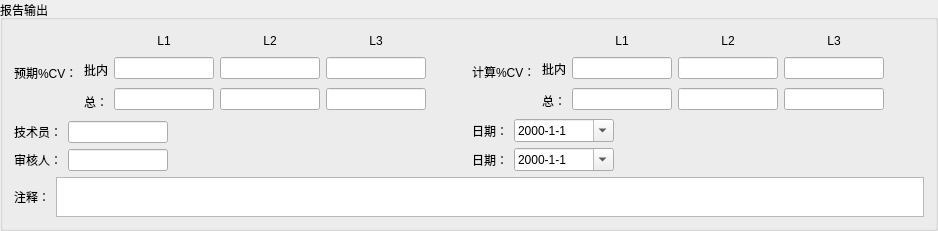
        <widget class="QGroupBox" name="groupBox_2">
         <property name="title">
          <string>报告输出</string>
         </property>
         <layout class="QVBoxLayout" name="verticalLayout_40">
          <item>
           <layout class="QHBoxLayout" name="horizontalLayout_29" stretch="0,3,0,3">
            <item>
             <layout class="QVBoxLayout" name="verticalLayout_39" stretch="0,1,1">
              <item>
               <layout class="QHBoxLayout" name="horizontalLayout_14">
                <item>
                 <widget class="QLabel" name="label_11">
                  <property name="sizePolicy">
                   <sizepolicy hsizetype="Preferred" vsizetype="Fixed">
                    <horstretch>0</horstretch>
                    <verstretch>0</verstretch>
                   </sizepolicy>
                  </property>
                  <property name="text">
                   <string>预期%CV：</string>
                  </property>
                 </widget>
                </item>
                <item>
                 <layout class="QVBoxLayout" name="verticalLayout_33" stretch="1,1,1">
                  <item>
                   <spacer name="verticalSpacer">
                    <property name="orientation">
                     <enum>Qt::Vertical</enum>
                    </property>
                    <property name="sizeType">
                     <enum>QSizePolicy::Expanding</enum>
                    </property>
                    <property name="sizeHint" stdset="0">
                     <size>
                      <width>20</width>
                      <height>40</height>
                     </size>
                    </property>
                   </spacer>
                  </item>
                  <item>
                   <widget class="QLabel" name="label_35">
                    <property name="sizePolicy">
                     <sizepolicy hsizetype="Fixed" vsizetype="Preferred">
                      <horstretch>0</horstretch>
                      <verstretch>0</verstretch>
                     </sizepolicy>
                    </property>
                    <property name="text">
                     <string>批内</string>
                    </property>
                   </widget>
                  </item>
                  <item>
                   <widget class="QLabel" name="label_37">
                    <property name="sizePolicy">
                     <sizepolicy hsizetype="Fixed" vsizetype="Preferred">
                      <horstretch>0</horstretch>
                      <verstretch>0</verstretch>
                     </sizepolicy>
                    </property>
                    <property name="text">
                     <string>总：</string>
                    </property>
                   </widget>
                  </item>
                 </layout>
                </item>
                <item>
                 <layout class="QVBoxLayout" name="verticalLayout_32">
                  <item>
                   <widget class="QLabel" name="ep5_Cv_Except_Label_L1">
                    <property name="sizePolicy">
                     <sizepolicy hsizetype="Preferred" vsizetype="Fixed">
                      <horstretch>0</horstretch>
                      <verstretch>0</verstretch>
                     </sizepolicy>
                    </property>
                    <property name="text">
                     <string>L1</string>
                    </property>
                    <property name="alignment">
                     <set>Qt::AlignCenter</set>
                    </property>
                   </widget>
                  </item>
                  <item>
                   <widget class="QLineEdit" name="ep5_Iner_Cv_Expect_L1">
                    <property name="sizePolicy">
                     <sizepolicy hsizetype="Fixed" vsizetype="Fixed">
                      <horstretch>0</horstretch>
                      <verstretch>0</verstretch>
                     </sizepolicy>
                    </property>
                    <property name="minimumSize">
                     <size>
                      <width>80</width>
                      <height>0</height>
                     </size>
                    </property>
                    <property name="maximumSize">
                     <size>
                      <width>100</width>
                      <height>16777215</height>
                     </size>
                    </property>
                   </widget>
                  </item>
                  <item>
                   <widget class="QLineEdit" name="ep5_Cv_Expect_L1">
                    <property name="sizePolicy">
                     <sizepolicy hsizetype="Expanding" vsizetype="Fixed">
                      <horstretch>0</horstretch>
                      <verstretch>0</verstretch>
                     </sizepolicy>
                    </property>
                    <property name="maximumSize">
                     <size>
                      <width>100</width>
                      <height>16777215</height>
                     </size>
                    </property>
                   </widget>
                  </item>
                 </layout>
                </item>
                <item>
                 <layout class="QVBoxLayout" name="verticalLayout_31">
                  <item>
                   <widget class="QLabel" name="ep5_Cv_Except_Label_L2">
                    <property name="sizePolicy">
                     <sizepolicy hsizetype="Preferred" vsizetype="Fixed">
                      <horstretch>0</horstretch>
                      <verstretch>0</verstretch>
                     </sizepolicy>
                    </property>
                    <property name="text">
                     <string>L2</string>
                    </property>
                    <property name="alignment">
                     <set>Qt::AlignCenter</set>
                    </property>
                   </widget>
                  </item>
                  <item>
                   <widget class="QLineEdit" name="ep5_Iner_Cv_Expect_L2">
                    <property name="sizePolicy">
                     <sizepolicy hsizetype="Fixed" vsizetype="Fixed">
                      <horstretch>0</horstretch>
                      <verstretch>0</verstretch>
                     </sizepolicy>
                    </property>
                    <property name="minimumSize">
                     <size>
                      <width>80</width>
                      <height>0</height>
                     </size>
                    </property>
                    <property name="maximumSize">
                     <size>
                      <width>100</width>
                      <height>16777215</height>
                     </size>
                    </property>
                   </widget>
                  </item>
                  <item>
                   <widget class="QLineEdit" name="ep5_Cv_Expect_L2">
                    <property name="maximumSize">
                     <size>
                      <width>100</width>
                      <height>16777215</height>
                     </size>
                    </property>
                   </widget>
                  </item>
                 </layout>
                </item>
                <item>
                 <layout class="QVBoxLayout" name="verticalLayout_30">
                  <item>
                   <widget class="QLabel" name="ep5_Cv_Except_Label_L3">
                    <property name="sizePolicy">
                     <sizepolicy hsizetype="Preferred" vsizetype="Fixed">
                      <horstretch>0</horstretch>
                      <verstretch>0</verstretch>
                     </sizepolicy>
                    </property>
                    <property name="text">
                     <string>L3</string>
                    </property>
                    <property name="alignment">
                     <set>Qt::AlignCenter</set>
                    </property>
                   </widget>
                  </item>
                  <item>
                   <widget class="QLineEdit" name="ep5_Iner_Cv_Expect_L3">
                    <property name="minimumSize">
                     <size>
                      <width>80</width>
                      <height>0</height>
                     </size>
                    </property>
                    <property name="maximumSize">
                     <size>
                      <width>100</width>
                      <height>16777215</height>
                     </size>
                    </property>
                    <property name="dragEnabled">
                     <bool>false</bool>
                    </property>
                   </widget>
                  </item>
                  <item>
                   <widget class="QLineEdit" name="ep5_Cv_Expect_L3">
                    <property name="maximumSize">
                     <size>
                      <width>100</width>
                      <height>16777215</height>
                     </size>
                    </property>
                   </widget>
                  </item>
                 </layout>
                </item>
               </layout>
              </item>
              <item>
               <layout class="QHBoxLayout" name="horizontalLayout_28" stretch="0,1,5">
                <item>
                 <widget class="QLabel" name="label_12">
                  <property name="sizePolicy">
                   <sizepolicy hsizetype="Fixed" vsizetype="Preferred">
                    <horstretch>0</horstretch>
                    <verstretch>0</verstretch>
                   </sizepolicy>
                  </property>
                  <property name="text">
                   <string>技术员：</string>
                  </property>
                 </widget>
                </item>
                <item>
                 <widget class="QLineEdit" name="ep5_Technicina">
                  <property name="sizePolicy">
                   <sizepolicy hsizetype="Fixed" vsizetype="Fixed">
                    <horstretch>0</horstretch>
                    <verstretch>0</verstretch>
                   </sizepolicy>
                  </property>
                  <property name="maximumSize">
                   <size>
                    <width>100</width>
                    <height>16777215</height>
                   </size>
                  </property>
                 </widget>
                </item>
                <item>
                 <spacer name="horizontalSpacer_19">
                  <property name="orientation">
                   <enum>Qt::Horizontal</enum>
                  </property>
                  <property name="sizeHint" stdset="0">
                   <size>
                    <width>40</width>
                    <height>20</height>
                   </size>
                  </property>
                 </spacer>
                </item>
               </layout>
              </item>
              <item>
               <layout class="QHBoxLayout" name="horizontalLayout_27" stretch="0,1,5">
                <item>
                 <widget class="QLabel" name="label_13">
                  <property name="sizePolicy">
                   <sizepolicy hsizetype="Fixed" vsizetype="Preferred">
                    <horstretch>0</horstretch>
                    <verstretch>0</verstretch>
                   </sizepolicy>
                  </property>
                  <property name="text">
                   <string>审核人：</string>
                  </property>
                 </widget>
                </item>
                <item>
                 <widget class="QLineEdit" name="ep5_Auditor">
                  <property name="sizePolicy">
                   <sizepolicy hsizetype="Fixed" vsizetype="Fixed">
                    <horstretch>0</horstretch>
                    <verstretch>0</verstretch>
                   </sizepolicy>
                  </property>
                  <property name="maximumSize">
                   <size>
                    <width>100</width>
                    <height>16777215</height>
                   </size>
                  </property>
                 </widget>
                </item>
                <item>
                 <spacer name="horizontalSpacer_25">
                  <property name="orientation">
                   <enum>Qt::Horizontal</enum>
                  </property>
                  <property name="sizeHint" stdset="0">
                   <size>
                    <width>40</width>
                    <height>20</height>
                   </size>
                  </property>
                 </spacer>
                </item>
               </layout>
              </item>
             </layout>
            </item>
            <item>
             <spacer name="horizontalSpacer_26">
              <property name="orientation">
               <enum>Qt::Horizontal</enum>
              </property>
              <property name="sizeHint" stdset="0">
               <size>
                <width>40</width>
                <height>20</height>
               </size>
              </property>
             </spacer>
            </item>
            <item>
             <layout class="QVBoxLayout" name="verticalLayout_38" stretch="0,1,1">
              <item>
               <layout class="QHBoxLayout" name="horizontalLayout_23">
                <item>
                 <widget class="QLabel" name="label_14">
                  <property name="sizePolicy">
                   <sizepolicy hsizetype="Preferred" vsizetype="Fixed">
                    <horstretch>0</horstretch>
                    <verstretch>0</verstretch>
                   </sizepolicy>
                  </property>
                  <property name="text">
                   <string>计算%CV：</string>
                  </property>
                 </widget>
                </item>
                <item>
                 <layout class="QVBoxLayout" name="verticalLayout_37" stretch="1,1,1">
                  <item>
                   <spacer name="verticalSpacer_2">
                    <property name="orientation">
                     <enum>Qt::Vertical</enum>
                    </property>
                    <property name="sizeHint" stdset="0">
                     <size>
                      <width>20</width>
                      <height>40</height>
                     </size>
                    </property>
                   </spacer>
                  </item>
                  <item>
                   <widget class="QLabel" name="label_39">
                    <property name="text">
                     <string>批内</string>
                    </property>
                   </widget>
                  </item>
                  <item>
                   <widget class="QLabel" name="label_38">
                    <property name="text">
                     <string>总：</string>
                    </property>
                   </widget>
                  </item>
                 </layout>
                </item>
                <item>
                 <layout class="QVBoxLayout" name="verticalLayout_36">
                  <item>
                   <widget class="QLabel" name="ep5_CV_Calculate_Label_L1">
                    <property name="sizePolicy">
                     <sizepolicy hsizetype="Preferred" vsizetype="Fixed">
                      <horstretch>0</horstretch>
                      <verstretch>0</verstretch>
                     </sizepolicy>
                    </property>
                    <property name="text">
                     <string>L1</string>
                    </property>
                    <property name="alignment">
                     <set>Qt::AlignCenter</set>
                    </property>
                   </widget>
                  </item>
                  <item>
                   <widget class="QLineEdit" name="ep5_Iner_Cv_Calculate_L1">
                    <property name="sizePolicy">
                     <sizepolicy hsizetype="Fixed" vsizetype="Fixed">
                      <horstretch>0</horstretch>
                      <verstretch>0</verstretch>
                     </sizepolicy>
                    </property>
                    <property name="maximumSize">
                     <size>
                      <width>100</width>
                      <height>16777215</height>
                     </size>
                    </property>
                    <property name="readOnly">
                     <bool>true</bool>
                    </property>
                   </widget>
                  </item>
                  <item>
                   <widget class="QLineEdit" name="ep5_Cv_Calculate_L1">
                    <property name="maximumSize">
                     <size>
                      <width>100</width>
                      <height>16777215</height>
                     </size>
                    </property>
                    <property name="readOnly">
                     <bool>true</bool>
                    </property>
                   </widget>
                  </item>
                 </layout>
                </item>
                <item>
                 <layout class="QVBoxLayout" name="verticalLayout_35">
                  <item>
                   <widget class="QLabel" name="ep5_CV_Calculate_Label_L2">
                    <property name="sizePolicy">
                     <sizepolicy hsizetype="Preferred" vsizetype="Fixed">
                      <horstretch>0</horstretch>
                      <verstretch>0</verstretch>
                     </sizepolicy>
                    </property>
                    <property name="text">
                     <string>L2</string>
                    </property>
                    <property name="alignment">
                     <set>Qt::AlignCenter</set>
                    </property>
                   </widget>
                  </item>
                  <item>
                   <widget class="QLineEdit" name="ep5_Iner_Cv_Calculate_L2">
                    <property name="maximumSize">
                     <size>
                      <width>100</width>
                      <height>16777215</height>
                     </size>
                    </property>
                    <property name="readOnly">
                     <bool>true</bool>
                    </property>
                   </widget>
                  </item>
                  <item>
                   <widget class="QLineEdit" name="ep5_Cv_Calculate_L2">
                    <property name="maximumSize">
                     <size>
                      <width>100</width>
                      <height>16777215</height>
                     </size>
                    </property>
                    <property name="readOnly">
                     <bool>true</bool>
                    </property>
                   </widget>
                  </item>
                 </layout>
                </item>
                <item>
                 <layout class="QVBoxLayout" name="verticalLayout_34">
                  <item>
                   <widget class="QLabel" name="ep5_CV_Calculate_Label_L3">
                    <property name="sizePolicy">
                     <sizepolicy hsizetype="Preferred" vsizetype="Fixed">
                      <horstretch>0</horstretch>
                      <verstretch>0</verstretch>
                     </sizepolicy>
                    </property>
                    <property name="text">
                     <string>L3</string>
                    </property>
                    <property name="alignment">
                     <set>Qt::AlignCenter</set>
                    </property>
                   </widget>
                  </item>
                  <item>
                   <widget class="QLineEdit" name="ep5_Iner_Cv_Calculate_L3">
                    <property name="maximumSize">
                     <size>
                      <width>100</width>
                      <height>16777215</height>
                     </size>
                    </property>
                    <property name="readOnly">
                     <bool>true</bool>
                    </property>
                   </widget>
                  </item>
                  <item>
                   <widget class="QLineEdit" name="ep5_Cv_Calculate_L3">
                    <property name="maximumSize">
                     <size>
                      <width>100</width>
                      <height>16777215</height>
                     </size>
                    </property>
                    <property name="readOnly">
                     <bool>true</bool>
                    </property>
                   </widget>
                  </item>
                 </layout>
                </item>
               </layout>
              </item>
              <item>
               <layout class="QHBoxLayout" name="horizontalLayout_25">
                <item>
                 <layout class="QHBoxLayout" name="horizontalLayout_19">
                  <item>
                   <widget class="QLabel" name="label_15">
                    <property name="text">
                     <string>日期：</string>
                    </property>
                   </widget>
                  </item>
                  <item>
                   <widget class="QDateEdit" name="ep5_CalculateDate">
                    <property name="sizePolicy">
                     <sizepolicy hsizetype="Fixed" vsizetype="Fixed">
                      <horstretch>0</horstretch>
                      <verstretch>0</verstretch>
                     </sizepolicy>
                    </property>
                    <property name="minimumSize">
                     <size>
                      <width>100</width>
                      <height>0</height>
                     </size>
                    </property>
                    <property name="layoutDirection">
                     <enum>Qt::LeftToRight</enum>
                    </property>
                    <property name="displayFormat">
                     <string>yyyy-M-d</string>
                    </property>
                    <property name="calendarPopup">
                     <bool>true</bool>
                    </property>
                   </widget>
                  </item>
                 </layout>
                </item>
                <item>
                 <spacer name="horizontalSpacer_3">
                  <property name="orientation">
                   <enum>Qt::Horizontal</enum>
                  </property>
                  <property name="sizeHint" stdset="0">
                   <size>
                    <width>40</width>
                    <height>20</height>
                   </size>
                  </property>
                 </spacer>
                </item>
               </layout>
              </item>
              <item>
               <layout class="QHBoxLayout" name="horizontalLayout_26">
                <item>
                 <layout class="QHBoxLayout" name="horizontalLayout_21">
                  <item>
                   <widget class="QLabel" name="label_16">
                    <property name="text">
                     <string>日期：</string>
                    </property>
                   </widget>
                  </item>
                  <item>
                   <widget class="QDateEdit" name="ep5_approvalDate">
                    <property name="minimumSize">
                     <size>
                      <width>100</width>
                      <height>0</height>
                     </size>
                    </property>
                    <property name="displayFormat">
                     <string>yyyy-M-d</string>
                    </property>
                    <property name="calendarPopup">
                     <bool>true</bool>
                    </property>
                   </widget>
                  </item>
                 </layout>
                </item>
                <item>
                 <spacer name="horizontalSpacer_5">
                  <property name="orientation">
                   <enum>Qt::Horizontal</enum>
                  </property>
                  <property name="sizeHint" stdset="0">
                   <size>
                    <width>40</width>
                    <height>20</height>
                   </size>
                  </property>
                 </spacer>
                </item>
               </layout>
              </item>
             </layout>
            </item>
            <item>
             <spacer name="horizontalSpacer_27">
              <property name="orientation">
               <enum>Qt::Horizontal</enum>
              </property>
              <property name="sizeHint" stdset="0">
               <size>
                <width>40</width>
                <height>20</height>
               </size>
              </property>
             </spacer>
            </item>
           </layout>
          </item>
          <item>
           <layout class="QHBoxLayout" name="horizontalLayout_22">
            <item>
             <widget class="QLabel" name="label_8">
              <property name="text">
               <string>注释：</string>
              </property>
             </widget>
            </item>
            <item>
             <widget class="QPlainTextEdit" name="ep5_annotation">
              <property name="enabled">
               <bool>true</bool>
              </property>
              <property name="sizePolicy">
               <sizepolicy hsizetype="Expanding" vsizetype="Fixed">
                <horstretch>0</horstretch>
                <verstretch>0</verstretch>
               </sizepolicy>
              </property>
              <property name="minimumSize">
               <size>
                <width>0</width>
                <height>0</height>
               </size>
              </property>
              <property name="maximumSize">
               <size>
                <width>16777215</width>
                <height>40</height>
               </size>
              </property>
              <property name="mouseTracking">
               <bool>false</bool>
              </property>
             </widget>
            </item>
           </layout>
          </item>
         </layout>
        </widget>
